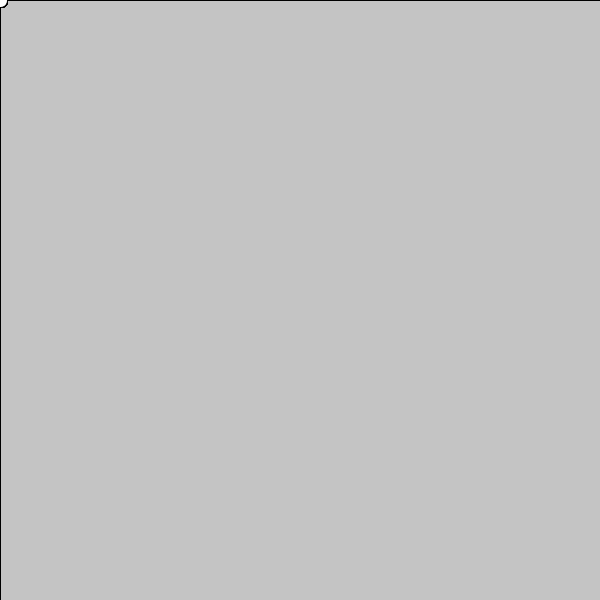
Frame 1 (no input)
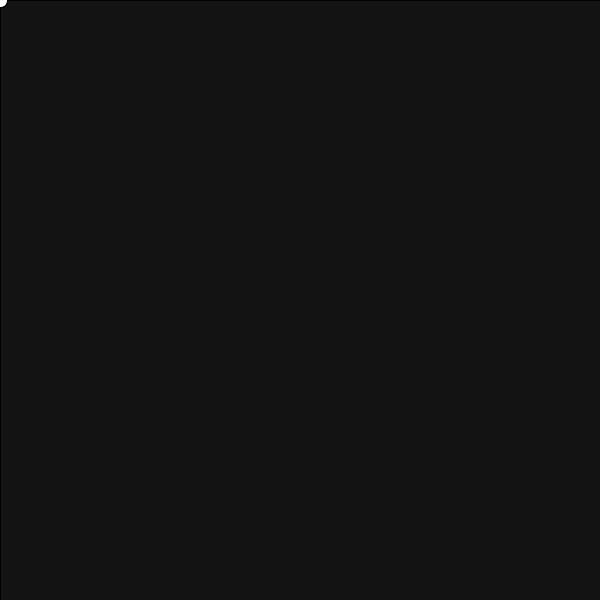
Frame 60 (the mouse pressed at the canvas centre just before this capture)
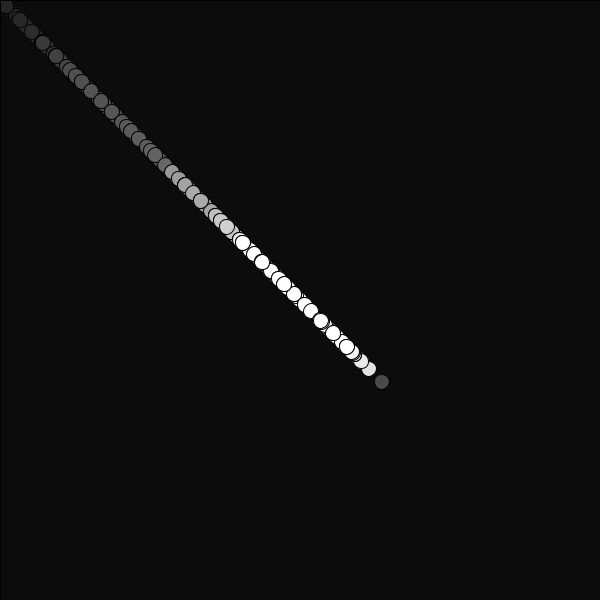
Frame 120 (the mouse held since frame 60 and released just before this capture)

The Processing sketch that drew these frames (run headless with seeded random() and noise(); from frame 60 on, the mouse is pressed at the canvas centre):

// Processing sketch: processing_62711
// ── processing_62711.pde

//cantidad de agentes autónomos
int cant = 50;
//dibujar las trayectorias o no?
boolean dibujar = false;
// darle a cada agente una variación individual?
boolean variar = false;
// es una marca de "estado"
boolean flag = true;
float x, y;

Bola bolas[];

int radio = 15;

void setup(){
  size(600, 600);
  smooth();
  
  //crear todos los agentes y almacenarlos en un array
  bolas = new Bola[cant];
  for(int n=0; n<cant; n++){
    bolas[n] = new Bola();
  }
}

void draw(){
  
   fondo();
  //recorrer la lista de agentes y moverlos. el primero sigue al mouse, los demás siguen al anterior en la lista
  for(int n=0; n<cant; n++)
  {
    
    if(n == 0)
    {
       x = bolas[n].x + (mouseX - bolas[n].x) / 10;
       y = bolas[n].y + (mouseY - bolas[n].y) / 10;
    }
    else
    {
      // "estado" inicial = atracción
      if(flag)
      {
        x = bolas[n].x + (bolas[n-1].x - bolas[n].x) / 5;
        y = bolas[n].y + ( bolas[n-1].y - bolas[n].y) / 5;
      }
      
     
      // Si la distancia es menor a 2 radios el "estado" cambia ( repulsión)
      if(dist(x,y,bolas[n-1].x,bolas[n-1].y ) < radio * 2){ flag = !flag; }
     
      // el siguiente condicional produce una repulsión entre las partículas
      // evalua que la bola[n - 1] este a una distancia > que 2 radios de la bola[n]
      // Si esta distancia es menor a 2 radios entonces 
      // la coordenada x se incrementa = repulsión.
      if(!flag)
      {
        x = bolas[n].x + (bolas[n-1].x - bolas[n].x) * 2;
        y = bolas[n].y + (bolas[n-1].y - bolas[n].y) * 2;
      }
      
      // Si la distancia se incrementa a 10 radios el "estado" vuelve a cambiar (atraccion)
      if(dist(x,y,bolas[n-1].x,bolas[n-1].y ) > radio * 10) {flag = true;}
    }// end else
    
    bolas[n].paso(x, y);
  }
}

void fondo()
{
  if (!dibujar) 
   {  fill(0,10);  } 
  else 
    { fill( 0,3); }
   rect(0,0, width, height);
}

//definición de la clase Bola
class Bola{
  float x, y; //posición actual
  float ax, ay; //posición anterior
  float rx, ry; //variación individual de la posición
  
  Bola(){
    // determinar valores iniciales de las variables
    ax = x = 0;
    ay = y = 0;
    rx = variar ? random(-3, 3) : 0;
    ry = variar ? random(-3, 3) : 0;
    fill(255);
  }
  
  void paso(float inputX, float inputY){
    //modificar posición
    x = inputX + rx;
    y = inputY + ry;
    
    //trazar trayectoria o mostrar posición con un círculo
    if(dibujar){
     //fill(0,3); rect(0,0,width,height);
      stroke(255);
      line(ax, ay, x, y);
    }else{
      fill(255);
      ellipse(x, y, radio, radio);
    }
    
    //almacenar posición actual para el próximo paso
    ax = x;
    ay = y;
  }
}
